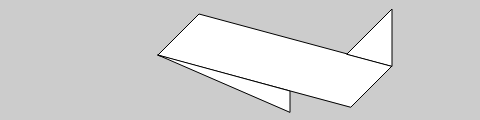
Frame 1 (no input)
Frame 60 (no input): identical to frame 1, image omitted
Frame 120 (the mouse pressed at the canvas centre since frame 60): identical to frame 1, image omitted

The p5.js sketch that drew this single still picture (run headless with seeded random() and noise() and a simulated clock; from frame 60 on, the mouse is pressed at the canvas centre):

// p5.js sketch
// ── sketch.js
function setup() {
  createCanvas(480, 120);
}

function draw() {
  background(204);
  // line(50,80,500,130);
  // Quadratics(x1,y1,x2,y2,x3,y3,x4,y4)
  quad(158, 55, 199, 14, 392, 66, 351, 107);
  // triangles(x1,y1,x2,y2,x3,y3)
  triangle(347, 54, 392, 9, 392, 66);
  triangle(158, 55, 290, 91, 290, 112);
}
